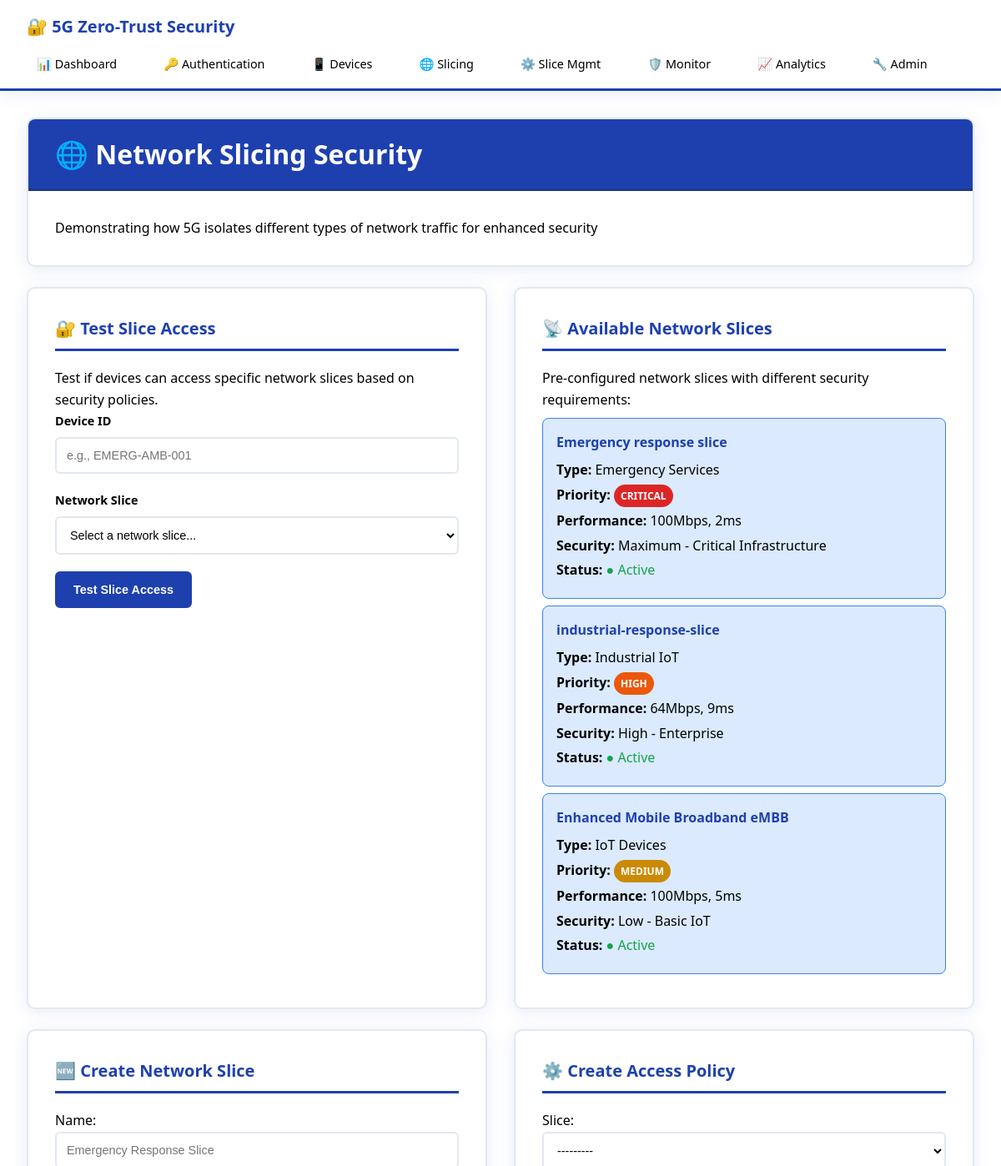
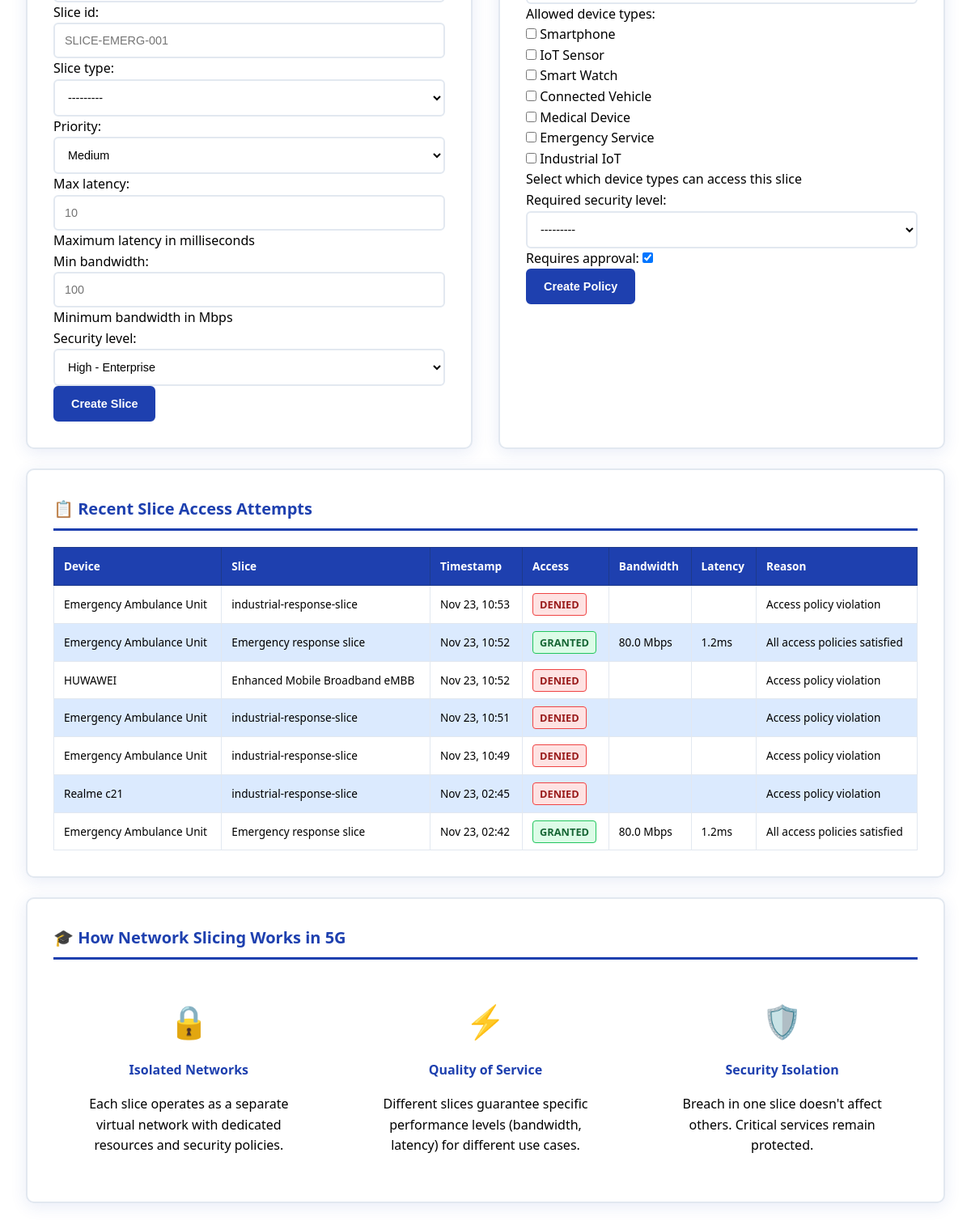
Page /demo/slicing/ on the committed database (2 pictures, top to bottom).
### zero_trust_demo/models.py (models this page shows, shortened)
class NetworkSlice(models.Model):
    SLICE_TYPES = [
        ('EMERGENCY', 'Emergency Services'),
        ('VIDEO', 'Video Streaming'),
        ('IOT', 'IoT Devices'),
        ('ENTERPRISE', 'Enterprise'),
        ('PUBLIC', 'Public Safety'),
        ('INDUSTRIAL', 'Industrial IoT'),
    ]
    PRIORITY_LEVELS = [
        ('CRITICAL', 'Critical'),
        ('HIGH', 'High'),
        ('MEDIUM', 'Medium'),
        ('LOW', 'Low'),
    ]
    name = models.CharField(max_length=100)
    slice_id = models.CharField(max_length=50, unique=True)
    slice_type = models.CharField(max_length=20, choices=SLICE_TYPES)
    priority = models.CharField(max_length=20, choices=PRIORITY_LEVELS, default='MEDIUM')
    max_latency = models.IntegerField(help_text="Maximum latency in milliseconds")  # ms
    min_bandwidth = models.IntegerField(help_text="Minimum bandwidth in Mbps")  # Mbps
    security_level = models.CharField(max_length=20, choices=TrustedDevice.SECURITY_LEVELS, default='HIGH')
    is_active = models.BooleanField(default=True)
    created_at = models.DateTimeField(auto_now_add=True)
    def __str__(self):
        return f"{self.name} ({self.slice_type})"
    class Meta:
        verbose_name = "Network Slice"
        verbose_name_plural = "Network Slices"

class SliceAccessLog(models.Model):
    device = models.ForeignKey(TrustedDevice, on_delete=models.CASCADE)
    slice = models.ForeignKey(NetworkSlice, on_delete=models.CASCADE)
    timestamp = models.DateTimeField(auto_now_add=True)
    access_granted = models.BooleanField(default=False)
    reason = models.CharField(max_length=200, blank=True)
    bandwidth_used = models.FloatField(null=True, blank=True)  # Mbps
    latency = models.FloatField(null=True, blank=True)  # ms

class TrustedDevice(models.Model):
    DEVICE_TYPES = [
        ('SMARTPHONE', 'Smartphone'),
        ('IOT_SENSOR', 'IoT Sensor'),
        ('SMART_WATCH', 'Smart Watch'),
        ('VEHICLE', 'Connected Vehicle'),
        ('MEDICAL', 'Medical Device'),
        ('EMERGENCY', 'Emergency Service'),
        ('INDUSTRIAL', 'Industrial IoT'),
    ]
    SECURITY_LEVELS = [
        ('LOW', 'Low - Basic IoT'),
        ('MEDIUM', 'Medium - Personal Devices'),
        ('HIGH', 'High - Enterprise'),
        ('MAXIMUM', 'Maximum - Critical Infrastructure'),
    ]
    STATUS_CHOICES = [
        ('PENDING', 'Pending Approval'),
        ('APPROVED', 'Approved'),
        ('REJECTED', 'Rejected'),
        ('SUSPENDED', 'Suspended'),
        ('LOCKED', 'Locked'),
    ]
    name = models.CharField(max_length=100)
    device_type = models.CharField(max_length=20, choices=DEVICE_TYPES)
    device_id = models.CharField(max_length=100, unique=True)
    secret_key = models.CharField(max_length=100)
    security_level = models.CharField(max_length=20, choices=SECURITY_LEVELS, default='MEDIUM')
    status = models.CharField(max_length=20, choices=STATUS_CHOICES, default='PENDING')
    created_at = models.DateTimeField(auto_now_add=True)
    last_authentication = models.DateTimeField(null=True, blank=True)
    failed_attempts = models.IntegerField(default=0)
    is_active = models.BooleanField(default=True)
    ip_address = models.GenericIPAddressField(null=True, blank=True)
    location = models.CharField(max_length=100, blank=True)
    class Meta:
        verbose_name = "Trusted Device"
        verbose_name_plural = "Trusted Devices"

### zero_trust_demo/views.py (the view, shortened to what this page needs)
# urls.py: path('slicing/', views.network_slicing_demo, name='network_slicing'),
def network_slicing_demo(request):
    context = {}
    slices = NetworkSlice.objects.all()
    policies = SliceAccessPolicy.objects.select_related('slice')
    context['slice_form'] = NetworkSliceForm()
    context['policy_form'] = SliceAccessPolicyForm()
    context['slices'] = slices
    context['policies'] = policies
    context['slice_logs'] = SliceAccessLog.objects.select_related('device', 'slice').order_by('-timestamp')[:10]
    return render(request, 'zero_trust_demo/network_slicing.html', context)

### templates/zero_trust_demo/network_slicing.html (shortened to what this page needs)
{% extends "zero_trust_demo/base.html" %}
{% block content %}
<div class="card">
    <div class="card-header">
        <h1 style="margin: 0; color: white;">🌐 Network Slicing Security</h1>
    </div>
    <p class="lead">Demonstrating how 5G isolates different types of network traffic for enhanced security</p>
</div>
<div class="grid-2">
    <div class="card">
        <h3 class="section-title">🔐 Test Slice Access</h3>
        <p>Test if devices can access specific network slices based on security policies.</p>
        <form method="post">
            <div class="form-group">
                <label class="form-label">Device ID</label>
                <input type="text" name="device_id" class="form-control"
                       placeholder="e.g., EMERG-AMB-001" required>
            </div>
            <div class="form-group">
                <label class="form-label">Network Slice</label>
                <select name="slice_id" class="form-control" required>
                    <option value="">Select a network slice...</option>
                </select>
            </div>
            <button type="submit" name="action" value="access_slice" class="btn btn-primary">
                Test Slice Access
            </button>
        </form>
    </div>
    <div class="card">
        <h3 class="section-title">📡 Available Network Slices</h3>
        <p>Pre-configured network slices with different security requirements:</p>
        {% if slices %}
            {% for slice in slices %}
                <div style="padding: 1rem; margin: 0.5rem 0; background: var(--light-blue); border-radius: 8px; border: 1px solid var(--secondary-blue);">
                    <div style="display: flex; justify-content: space-between; align-items: start;">
                        <div style="flex: 1;">
                            <h4 style="color: var(--primary-blue); margin: 0 0 0.5rem 0;">{{ slice.name }}</h4>
                            <p style="margin: 0.25rem 0;"><strong>Type:</strong> {{ slice.get_slice_type_display }}</p>
                            <p style="margin: 0.25rem 0;"><strong>Priority:</strong>
                                <span class="badge" style="background:
                                    {% if slice.priority == 'CRITICAL' %}#dc2626
                                    {% elif slice.priority == 'HIGH' %}#ea580c
                                    {% elif slice.priority == 'MEDIUM' %}#ca8a04
                                    {% else %}#16a34a{% endif %}">
                                    {{ slice.priority }}
                                </span>
                            </p>
                            <p style="margin: 0.25rem 0;"><strong>Performance:</strong> {{ slice.min_bandwidth }}Mbps, {{ slice.max_latency }}ms</p>
                            <p style="margin: 0.25rem 0;"><strong>Security:</strong> {{ slice.get_security_level_display }}</p>
                            <p style="margin: 0.25rem 0;">
                                <strong>Status:</strong>
                                {% if slice.is_active %}
                                    <span style="color: #16a34a;">● Active</span>
                                {% else %}
                                    <span style="color: #dc2626;">● Inactive</span>
                                {% endif %}
                            </p>
                        </div>
                    </div>
                </div>
            {% endfor %}
        {% else %}
            <p style="text-align: center; color: var(--gray-dark); padding: 2rem;">No network slices configured yet.</p>
        {% endif %}
    </div>
</div>
<div class="grid-2">
    <div class="card">
        <h3 class="section-title">🆕 Create Network Slice</h3>
        <form method="post">
            {{ slice_form.as_p }}
            <button type="submit" name="action" value="create_slice" class="btn btn-primary">
                Create Slice
            </button>
        </form>
    </div>
    <div class="card">
        <h3 class="section-title">⚙️ Create Access Policy</h3>
        <form method="post">
            {{ policy_form.as_p }}
            <button type="submit" name="action" value="create_policy" class="btn btn-primary">
                Create Policy
            </button>
        </form>
    </div>
</div>
<div class="card">
    <h3 class="section-title">📋 Recent Slice Access Attempts</h3>
    {% if slice_logs %}
        <div style="overflow-x: auto;">
            <table class="table">
                <thead>
                    <tr>
                        <th>Device</th>
                        <th>Slice</th>
                        <th>Timestamp</th>
                        <th>Access</th>
                        <th>Bandwidth</th>
                        <th>Latency</th>
                        <th>Reason</th>
                    </tr>
                </thead>
                <tbody>
                    {% for log in slice_logs %}
                    <tr>
                        <td>{{ log.device.name }}</td>
                        <td>{{ log.slice.name }}</td>
                        <td>{{ log.timestamp|date:"M d, H:i" }}</td>
                        <td>
                            {% if log.access_granted %}
                                <span class="status-approved">GRANTED</span>
                            {% else %}
                                <span class="status-locked">DENIED</span>
                            {% endif %}
                        </td>
                        <td>{% if log.bandwidth_used %}{{ log.bandwidth_used|floatformat:1 }} Mbps{% endif %}</td>
                        <td>{% if log.latency %}{{ log.latency|floatformat:1 }}ms{% endif %}</td>
                        <td>{{ log.reason }}</td>
                    </tr>
                    {% endfor %}
                </tbody>
            </table>
        </div>
    {% else %}
        <p style="text-align: center; color: var(--gray-dark); padding: 2rem;">No slice access attempts yet.</p>
    {% endif %}
</div>
<div class="card">
    <h3 class="section-title">🎓 How Network Slicing Works in 5G</h3>
    <div class="grid-3">
        <div style="text-align: center; padding: 1.5rem;">
            <div style="font-size: 2.5rem; margin-bottom: 1rem;">🔒</div>
            <h4 style="color: var(--primary-blue); margin-bottom: 1rem;">Isolated Networks</h4>
            <p style="color: var(--black);">Each slice operates as a separate virtual network with dedicated resources and security policies.</p>
        </div>
        <div style="text-align: center; padding: 1.5rem;">
            <div style="font-size: 2.5rem; margin-bottom: 1rem;">⚡</div>
            <h4 style="color: var(--primary-blue); margin-bottom: 1rem;">Quality of Service</h4>
            <p style="color: var(--black);">Different slices guarantee specific performance levels (bandwidth, latency) for different use cases.</p>
        </div>
        <div style="text-align: center; padding: 1.5rem;">
            <div style="font-size: 2.5rem; margin-bottom: 1rem;">🛡️</div>
            <h4 style="color: var(--primary-blue); margin-bottom: 1rem;">Security Isolation</h4>
            <p style="color: var(--black);">Breach in one slice doesn't affect others. Critical services remain protected.</p>
        </div>
    </div>
</div>
{% endblock %}

### templates/zero_trust_demo/base.html (shortened to what this page needs)
<!DOCTYPE html>
<html lang="en">
<head>
</head>
<body>
    <div class="app-container">
        <nav class="navbar">
            <div class="nav-container">
                <a href="{% url 'zero_trust_demo:dashboard' %}" class="nav-brand">
                    🔐 5G Zero-Trust Security
                </a>
                <ul class="nav-links" id="navLinks">
                    <li><a href="{% url 'zero_trust_demo:dashboard' %}">📊 Dashboard</a></li>
                    <li><a href="{% url 'zero_trust_demo:zero_trust_auth' %}">🔑 Authentication</a></li>
                    <li><a href="{% url 'zero_trust_demo:device_management' %}">📱 Devices</a></li>
                    <li><a href="{% url 'zero_trust_demo:network_slicing' %}">🌐 Slicing</a></li>
                    <li><a href="{% url 'zero_trust_demo:slice_management' %}">⚙️ Slice Mgmt</a></li>
                    <li><a href="{% url 'zero_trust_demo:security_monitor' %}">🛡️ Monitor</a></li>
                    <li><a href="{% url 'zero_trust_demo:device_analytics' %}">📈 Analytics</a></li>
                    <li><a href="/admin/" target="_blank">🔧 Admin</a></li>
                </ul>
            </div>
        </nav>
        <main class="main-content">
            {% block content %}
            {% endblock %}
        </main>
    </div>
</body>
</html>

### rows in the picture
NetworkSlice: name "Emergency response slice", slice_type "Emergency Services", priority "CRITICAL", min_bandwidth "100", max_latency "2", security_level "Maximum - Critical Infrastructure", is_active "● Active"
NetworkSlice: name "industrial-response-slice", slice_type "Industrial IoT", priority "HIGH", min_bandwidth "64", max_latency "9", security_level "High - Enterprise", is_active "● Active"
NetworkSlice: name "Enhanced Mobile Broadband eMBB", slice_type "IoT Devices", priority "MEDIUM", min_bandwidth "100", max_latency "5", security_level "Low - Basic IoT", is_active "● Active"
SliceAccessLog: device.name "Emergency Ambulance Unit", slice.name "industrial-response-slice", timestamp "Nov 23, 10:53", access_granted "DENIED", reason "Access policy violation"
SliceAccessLog: device.name "Emergency Ambulance Unit", slice.name "Emergency response slice", timestamp "Nov 23, 10:52", access_granted "GRANTED", bandwidth_used "80.0", latency "1.2", reason "All access policies satisfied"
SliceAccessLog: device.name "HUWAWEI", slice.name "Enhanced Mobile Broadband eMBB", timestamp "Nov 23, 10:52", access_granted "DENIED", reason "Access policy violation"
SliceAccessLog: device.name "Emergency Ambulance Unit", slice.name "industrial-response-slice", timestamp "Nov 23, 10:51", access_granted "DENIED", reason "Access policy violation"
SliceAccessLog: device.name "Emergency Ambulance Unit", slice.name "industrial-response-slice", timestamp "Nov 23, 10:49", access_granted "DENIED", reason "Access policy violation"
SliceAccessLog: device.name "Realme c21", slice.name "industrial-response-slice", timestamp "Nov 23, 02:45", access_granted "DENIED", reason "Access policy violation"
SliceAccessLog: device.name "Emergency Ambulance Unit", slice.name "Emergency response slice", timestamp "Nov 23, 02:42", access_granted "GRANTED", bandwidth_used "80.0", latency "1.2", reason "All access policies satisfied"
